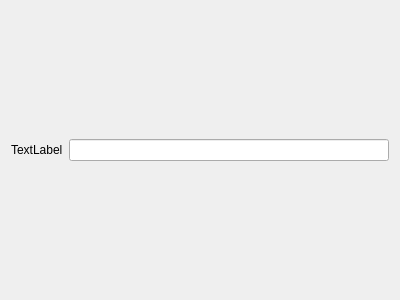
<?xml version="1.0" encoding="UTF-8"?>
<ui version="4.0">
 <class>PropertyRow</class>
 <widget class="QWidget" name="PropertyRow">
  <property name="geometry">
   <rect>
    <x>0</x>
    <y>0</y>
    <width>400</width>
    <height>300</height>
   </rect>
  </property>
  <property name="windowTitle">
   <string>Form</string>
  </property>
  <layout class="QHBoxLayout" name="horizontalLayout_2">
   <item>
    <layout class="QHBoxLayout" name="horizontalLayout">
     <item>
      <widget class="QLabel" name="label">
       <property name="text">
        <string>TextLabel</string>
       </property>
      </widget>
     </item>
     <item>
      <widget class="QLineEdit" name="lineEdit"/>
     </item>
    </layout>
   </item>
  </layout>
 </widget>
 <resources/>
 <connections/>
</ui>
